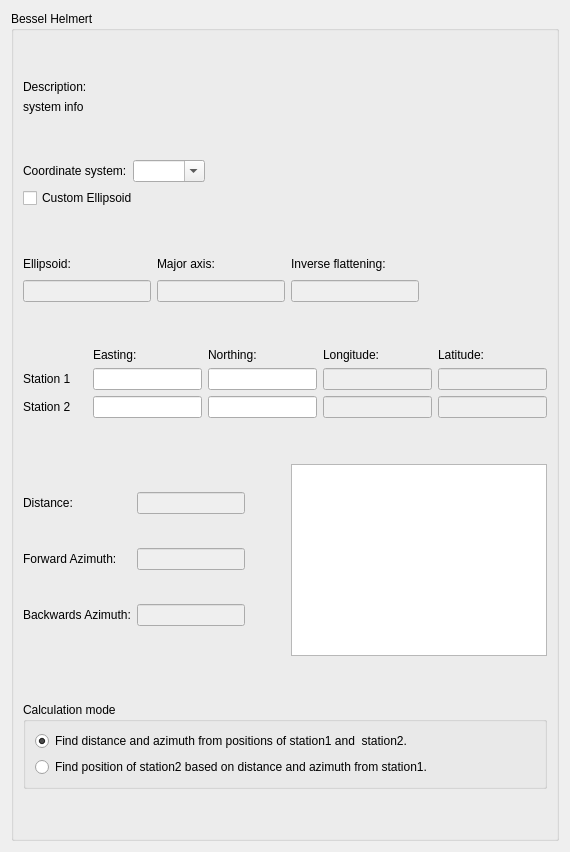
      <widget class="QWidget" name="tab_utilities">
       <attribute name="title">
        <string>Bessel Helmert</string>
       </attribute>
       <attribute name="toolTip">
        <string>Varoious geodetic utilities</string>
       </attribute>
       <layout class="QVBoxLayout" name="verticalLayout_7">
        <item>
         <widget class="QGroupBox" name="gb_bshlm">
          <property name="title">
           <string>Bessel Helmert</string>
          </property>
          <layout class="QVBoxLayout" name="verticalLayout_6">
           <item>
            <spacer name="verticalSpacer_20">
             <property name="orientation">
              <enum>Qt::Vertical</enum>
             </property>
             <property name="sizeHint" stdset="0">
              <size>
               <width>20</width>
               <height>40</height>
              </size>
             </property>
            </spacer>
           </item>
           <item>
            <layout class="QGridLayout" name="gridLayout_16">
             <item row="0" column="0">
              <widget class="QLabel" name="label_10">
               <property name="text">
                <string>Description:</string>
               </property>
              </widget>
             </item>
             <item row="1" column="0">
              <widget class="QLabel" name="lbl_bshlm_description">
               <property name="text">
                <string>system info</string>
               </property>
              </widget>
             </item>
            </layout>
           </item>
           <item>
            <spacer name="verticalSpacer_16">
             <property name="orientation">
              <enum>Qt::Vertical</enum>
             </property>
             <property name="sizeHint" stdset="0">
              <size>
               <width>20</width>
               <height>40</height>
              </size>
             </property>
            </spacer>
           </item>
           <item>
            <layout class="QGridLayout" name="gridLayout_13">
             <item row="2" column="1">
              <widget class="QLabel" name="label_2">
               <property name="text">
                <string>Coordinate system:</string>
               </property>
              </widget>
             </item>
             <item row="2" column="2">
              <widget class="QComboBox" name="cb_bshlm_system">
               <property name="whatsThis">
                <string>Minilabel describing the input srs (2D only).</string>
               </property>
               <property name="editable">
                <bool>true</bool>
               </property>
              </widget>
             </item>
             <item row="2" column="6">
              <spacer name="horizontalSpacer_8">
               <property name="orientation">
                <enum>Qt::Horizontal</enum>
               </property>
               <property name="sizeHint" stdset="0">
                <size>
                 <width>40</width>
                 <height>20</height>
                </size>
               </property>
              </spacer>
             </item>
            </layout>
           </item>
           <item>
            <widget class="QCheckBox" name="chb_bshlm_custom_ellipsoid">
             <property name="enabled">
              <bool>true</bool>
             </property>
             <property name="toolTip">
              <string>Check this to use a custom ellipsoid.</string>
             </property>
             <property name="whatsThis">
              <string>Check this to use a custom ellipsoid and define parameters (axis, flattening) yourself.</string>
             </property>
             <property name="text">
              <string>Custom Ellipsoid</string>
             </property>
            </widget>
           </item>
           <item>
            <spacer name="verticalSpacer_9">
             <property name="orientation">
              <enum>Qt::Vertical</enum>
             </property>
             <property name="sizeHint" stdset="0">
              <size>
               <width>20</width>
               <height>40</height>
              </size>
             </property>
            </spacer>
           </item>
           <item>
            <layout class="QGridLayout" name="gridLayout_15">
             <item row="1" column="0">
              <widget class="QLabel" name="lbl_bshlm_ellipsoid">
               <property name="text">
                <string>Ellipsoid:</string>
               </property>
              </widget>
             </item>
             <item row="1" column="2">
              <widget class="QLabel" name="label_12">
               <property name="text">
                <string>Inverse flattening:</string>
               </property>
              </widget>
             </item>
             <item row="1" column="1">
              <widget class="QLabel" name="label_11">
               <property name="text">
                <string>Major axis:</string>
               </property>
              </widget>
             </item>
             <item row="2" column="0">
              <widget class="QLineEdit" name="txt_bshlm_ellipsoid">
               <property name="enabled">
                <bool>false</bool>
               </property>
               <property name="readOnly">
                <bool>false</bool>
               </property>
              </widget>
             </item>
             <item row="2" column="2">
              <widget class="QLineEdit" name="txt_bshlm_flattening">
               <property name="enabled">
                <bool>false</bool>
               </property>
               <property name="whatsThis">
                <string>Inverse flattening of used ellipsoid.</string>
               </property>
               <property name="readOnly">
                <bool>false</bool>
               </property>
              </widget>
             </item>
             <item row="2" column="1">
              <widget class="QLineEdit" name="txt_bshlm_axis">
               <property name="enabled">
                <bool>false</bool>
               </property>
               <property name="whatsThis">
                <string>Major axis of used ellipsoid.</string>
               </property>
               <property name="readOnly">
                <bool>false</bool>
               </property>
              </widget>
             </item>
             <item row="1" column="3">
              <spacer name="horizontalSpacer_9">
               <property name="orientation">
                <enum>Qt::Horizontal</enum>
               </property>
               <property name="sizeHint" stdset="0">
                <size>
                 <width>40</width>
                 <height>20</height>
                </size>
               </property>
              </spacer>
             </item>
            </layout>
           </item>
           <item>
            <spacer name="verticalSpacer_12">
             <property name="orientation">
              <enum>Qt::Vertical</enum>
             </property>
             <property name="sizeHint" stdset="0">
              <size>
               <width>20</width>
               <height>40</height>
              </size>
             </property>
            </spacer>
           </item>
           <item>
            <layout class="QGridLayout" name="gridLayout_8">
             <item row="1" column="2">
              <widget class="QLineEdit" name="txt_bshlm_x1">
               <property name="whatsThis">
                <string>Input coordinate for first station/point.</string>
               </property>
              </widget>
             </item>
             <item row="1" column="3">
              <widget class="QLineEdit" name="txt_bshlm_y1">
               <property name="whatsThis">
                <string>Input coordinate for first station/point.</string>
               </property>
              </widget>
             </item>
             <item row="0" column="1">
              <widget class="QLabel" name="label">
               <property name="text">
                <string/>
               </property>
              </widget>
             </item>
             <item row="0" column="2">
              <widget class="QLabel" name="lbl_bshlm_x">
               <property name="text">
                <string>Easting:</string>
               </property>
              </widget>
             </item>
             <item row="0" column="3">
              <widget class="QLabel" name="lbl_bshlm_y">
               <property name="text">
                <string>Northing:</string>
               </property>
              </widget>
             </item>
             <item row="1" column="0">
              <widget class="QLabel" name="lbl_bshlm_station1">
               <property name="text">
                <string>Station 1 </string>
               </property>
              </widget>
             </item>
             <item row="2" column="0">
              <widget class="QLabel" name="lbl_bshlm_station2">
               <property name="text">
                <string>Station 2</string>
               </property>
              </widget>
             </item>
             <item row="2" column="2">
              <widget class="QLineEdit" name="txt_bshlm_x2">
               <property name="whatsThis">
                <string>Input coordinate for second station/point.</string>
               </property>
              </widget>
             </item>
             <item row="2" column="3">
              <widget class="QLineEdit" name="txt_bshlm_y2">
               <property name="whatsThis">
                <string>Input coordinate for second station/point.</string>
               </property>
              </widget>
             </item>
             <item row="1" column="4">
              <widget class="QLineEdit" name="txt_bshlm_lon1">
               <property name="enabled">
                <bool>false</bool>
               </property>
               <property name="readOnly">
                <bool>true</bool>
               </property>
              </widget>
             </item>
             <item row="1" column="5">
              <widget class="QLineEdit" name="txt_bshlm_lat1">
               <property name="enabled">
                <bool>false</bool>
               </property>
               <property name="readOnly">
                <bool>true</bool>
               </property>
              </widget>
             </item>
             <item row="2" column="4">
              <widget class="QLineEdit" name="txt_bshlm_lon2">
               <property name="enabled">
                <bool>false</bool>
               </property>
               <property name="readOnly">
                <bool>true</bool>
               </property>
              </widget>
             </item>
             <item row="2" column="5">
              <widget class="QLineEdit" name="txt_bshlm_lat2">
               <property name="enabled">
                <bool>false</bool>
               </property>
               <property name="readOnly">
                <bool>true</bool>
               </property>
              </widget>
             </item>
             <item row="0" column="4">
              <widget class="QLabel" name="lbl_bshlm_lon">
               <property name="text">
                <string>Longitude:</string>
               </property>
              </widget>
             </item>
             <item row="0" column="5">
              <widget class="QLabel" name="lbl_bshlm_lat">
               <property name="text">
                <string>Latitude:</string>
               </property>
              </widget>
             </item>
            </layout>
           </item>
           <item>
            <spacer name="verticalSpacer_14">
             <property name="orientation">
              <enum>Qt::Vertical</enum>
             </property>
             <property name="sizeHint" stdset="0">
              <size>
               <width>20</width>
               <height>40</height>
              </size>
             </property>
            </spacer>
           </item>
           <item>
            <layout class="QHBoxLayout" name="horizontalLayout_4">
             <item>
              <layout class="QGridLayout" name="gridLayout_9">
               <item row="0" column="1">
                <widget class="QLineEdit" name="txt_bshlm_distance">
                 <property name="enabled">
                  <bool>false</bool>
                 </property>
                 <property name="sizePolicy">
                  <sizepolicy hsizetype="Fixed" vsizetype="Fixed">
                   <horstretch>0</horstretch>
                   <verstretch>0</verstretch>
                  </sizepolicy>
                 </property>
                 <property name="whatsThis">
                  <string>Calculated distance between points.</string>
                 </property>
                </widget>
               </item>
               <item row="1" column="1">
                <widget class="QLineEdit" name="txt_bshlm_azimuth1">
                 <property name="enabled">
                  <bool>false</bool>
                 </property>
                 <property name="sizePolicy">
                  <sizepolicy hsizetype="Fixed" vsizetype="Fixed">
                   <horstretch>0</horstretch>
                   <verstretch>0</verstretch>
                  </sizepolicy>
                 </property>
                 <property name="whatsThis">
                  <string>Calculated azimuth (distance to geometrical north).</string>
                 </property>
                </widget>
               </item>
               <item row="2" column="1">
                <widget class="QLineEdit" name="txt_bshlm_azimuth2">
                 <property name="enabled">
                  <bool>false</bool>
                 </property>
                 <property name="sizePolicy">
                  <sizepolicy hsizetype="Fixed" vsizetype="Fixed">
                   <horstretch>0</horstretch>
                   <verstretch>0</verstretch>
                  </sizepolicy>
                 </property>
                </widget>
               </item>
               <item row="0" column="0">
                <widget class="QLabel" name="label_4">
                 <property name="text">
                  <string>Distance:</string>
                 </property>
                </widget>
               </item>
               <item row="1" column="0">
                <widget class="QLabel" name="label_6">
                 <property name="text">
                  <string>Forward Azimuth:</string>
                 </property>
                </widget>
               </item>
               <item row="2" column="0">
                <widget class="QLabel" name="label_7">
                 <property name="text">
                  <string>Backwards Azimuth:</string>
                 </property>
                </widget>
               </item>
               <item row="0" column="2">
                <spacer name="horizontalSpacer_3">
                 <property name="orientation">
                  <enum>Qt::Horizontal</enum>
                 </property>
                 <property name="sizeHint" stdset="0">
                  <size>
                   <width>40</width>
                   <height>20</height>
                  </size>
                 </property>
                </spacer>
               </item>
              </layout>
             </item>
             <item>
              <widget class="QTextEdit" name="txt_bshlm_log">
               <property name="whatsThis">
                <string>Text field for logging error messages.</string>
               </property>
               <property name="readOnly">
                <bool>true</bool>
               </property>
              </widget>
             </item>
            </layout>
           </item>
           <item>
            <spacer name="verticalSpacer_13">
             <property name="orientation">
              <enum>Qt::Vertical</enum>
             </property>
             <property name="sizeHint" stdset="0">
              <size>
               <width>20</width>
               <height>40</height>
              </size>
             </property>
            </spacer>
           </item>
           <item>
            <widget class="QGroupBox" name="groupBox_6">
             <property name="title">
              <string>Calculation mode</string>
             </property>
             <layout class="QVBoxLayout" name="verticalLayout_9">
              <item>
               <widget class="QRadioButton" name="rdobt_bshlm_mode1">
                <property name="whatsThis">
                 <string>In this mode distance and azimuths are calculated based on locations of two input points.</string>
                </property>
                <property name="text">
                 <string>Find distance and azimuth from positions of station1 and  station2.</string>
                </property>
                <property name="checked">
                 <bool>true</bool>
                </property>
               </widget>
              </item>
              <item>
               <widget class="QRadioButton" name="rdobt_bshlm_mode2">
                <property name="whatsThis">
                 <string>In this mode the position of the second point is calculated based on input distance and azimuth.</string>
                </property>
                <property name="text">
                 <string>Find position of station2 based on distance and azimuth from station1. </string>
                </property>
               </widget>
              </item>
             </layout>
            </widget>
           </item>
           <item>
            <spacer name="verticalSpacer_19">
             <property name="orientation">
              <enum>Qt::Vertical</enum>
             </property>
             <property name="sizeHint" stdset="0">
              <size>
               <width>20</width>
               <height>40</height>
              </size>
             </property>
            </spacer>
           </item>
          </layout>
         </widget>
        </item>
       </layout>
      </widget>
